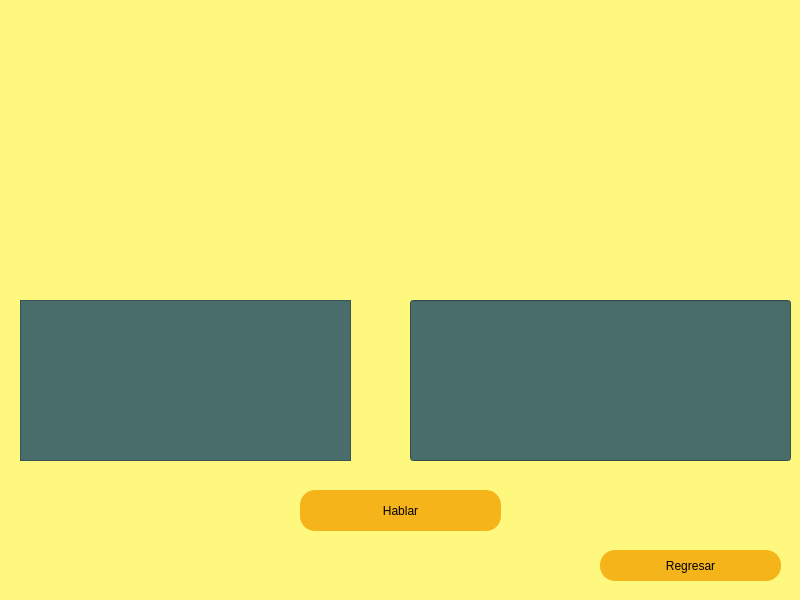
<?xml version="1.0" encoding="UTF-8"?>
<ui version="4.0">
 <class>page0</class>
 <widget class="QMainWindow" name="page0">
  <property name="geometry">
   <rect>
    <x>0</x>
    <y>0</y>
    <width>800</width>
    <height>600</height>
   </rect>
  </property>
  <property name="minimumSize">
   <size>
    <width>800</width>
    <height>600</height>
   </size>
  </property>
  <property name="maximumSize">
   <size>
    <width>800</width>
    <height>600</height>
   </size>
  </property>
  <property name="windowTitle">
   <string>page0</string>
  </property>
  <property name="styleSheet">
   <string notr="true">background-color: rgb(255, 248, 127);</string>
  </property>
  <widget class="QWidget" name="centralwidget">
   <property name="minimumSize">
    <size>
     <width>800</width>
     <height>600</height>
    </size>
   </property>
   <property name="maximumSize">
    <size>
     <width>800</width>
     <height>600</height>
    </size>
   </property>
   <widget class="QPushButton" name="btn_Hablar2">
    <property name="geometry">
     <rect>
      <x>300</x>
      <y>490</y>
      <width>201</width>
      <height>41</height>
     </rect>
    </property>
    <property name="styleSheet">
     <string notr="true">font: 87 18pt &quot;Arial Black&quot;;
background-color: rgb(244, 180, 26);
border-radius:15px;</string>
    </property>
    <property name="text">
     <string>Hablar</string>
    </property>
    <property name="icon">
     <iconset>
      <normaloff>../hablar.png</normaloff>../hablar.png</iconset>
    </property>
    <property name="iconSize">
     <size>
      <width>40</width>
      <height>40</height>
     </size>
    </property>
   </widget>
   <widget class="QTextEdit" name="textEdit">
    <property name="geometry">
     <rect>
      <x>20</x>
      <y>300</y>
      <width>331</width>
      <height>161</height>
     </rect>
    </property>
    <property name="styleSheet">
     <string notr="true">background-color: rgb(73, 109, 106);
font: 87 13pt &quot;Arial Black&quot;;</string>
    </property>
   </widget>
   <widget class="QLineEdit" name="lineEdit">
    <property name="geometry">
     <rect>
      <x>410</x>
      <y>300</y>
      <width>381</width>
      <height>161</height>
     </rect>
    </property>
    <property name="styleSheet">
     <string notr="true">background-color: rgb(73, 109, 106);
font: 87 16pt &quot;Arial Black&quot;;</string>
    </property>
   </widget>
   <widget class="QLabel" name="label_hola">
    <property name="geometry">
     <rect>
      <x>240</x>
      <y>50</y>
      <width>351</width>
      <height>241</height>
     </rect>
    </property>
    <property name="text">
     <string/>
    </property>
   </widget>
   <widget class="QPushButton" name="btn_regresar">
    <property name="geometry">
     <rect>
      <x>600</x>
      <y>550</y>
      <width>181</width>
      <height>31</height>
     </rect>
    </property>
    <property name="styleSheet">
     <string notr="true">font: 87 18pt &quot;Arial Black&quot;;
background-color: rgb(244, 180, 26);
border-radius:15px;</string>
    </property>
    <property name="text">
     <string>Regresar</string>
    </property>
    <property name="icon">
     <iconset>
      <normaloff>../volver.png</normaloff>../volver.png</iconset>
    </property>
    <property name="iconSize">
     <size>
      <width>40</width>
      <height>40</height>
     </size>
    </property>
   </widget>
  </widget>
 </widget>
 <resources/>
 <connections/>
</ui>
